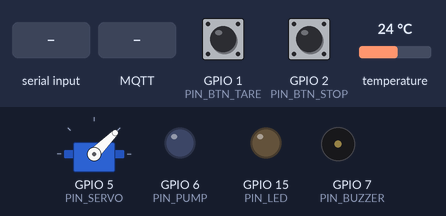
A sketch run on a simulated ESP32-S3. Shown: servo, output pins drawn as LEDs (lit = HIGH), buzzer (waves = sounding, pin HIGH). The test bench sets the inputs (shaded band); at power-on: GPIO 2 (PIN_BTN_STOP) HIGH, GPIO 1 (PIN_BTN_TARE) HIGH, temperature 24 °C. WiFi joins after 1.5 s; servers stay silent unless stated; random numbers use the default seed unless the sketch sets one; no MQTT or app messages arrive unless stated; what the sketch prints to the serial monitor is not drawn.

Above: at 2.7 s.
2.8 s: "START\n" received over Serial
At 3.99 s:
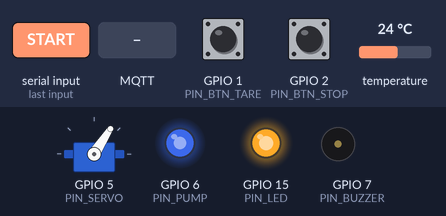
6.3 s: GPIO 2 (PIN_BTN_STOP) pulled LOW for 0.15 s
At 7.4 s:
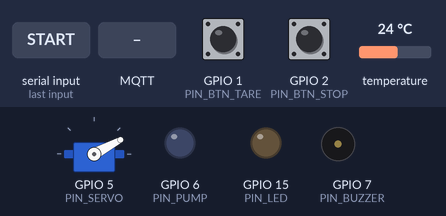
7.9 s: "START\n" received over Serial
At 11.57 s:
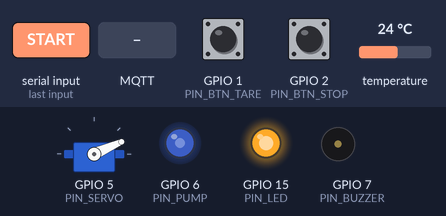
12.0 s: "TARE\n" received over Serial
16.1 s: MQTT message "START_BREW" arrives on the first subscribed topic
19.6 s: "STOP\n" received over Serial
At 20.0 s:
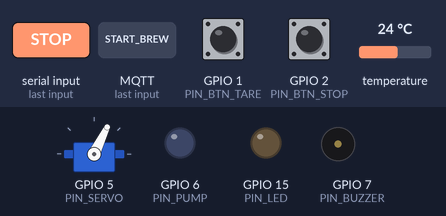
Timing chart, 0 to 22.1 s (numbered marks = the images above; inputs shaded):
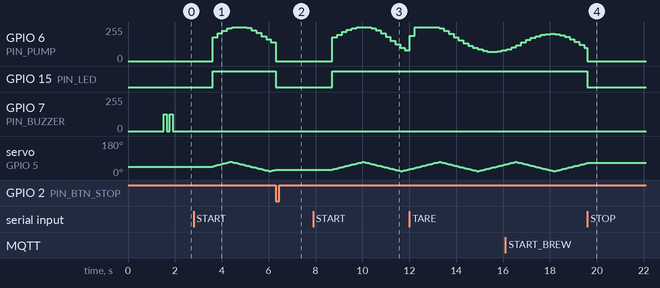

Measured:
- after the input at 2.8 s, GPIO 6 (PIN_PUMP): rises from 0/255 to 255/255 in 0.84 s, then falls to 142/255 in 1.7 s; GPIO 15 (PIN_LED): LOW → HIGH after 0.81 s
- after the input at 6.3 s, GPIO 15 (PIN_LED): HIGH → LOW at once
- after the input at 7.9 s, GPIO 6 (PIN_PUMP): rises from 0/255 to 255/255 in 1.2 s, then falls to 79/255 in 1.9 s; GPIO 15 (PIN_LED): LOW → HIGH after 0.81 s
- after the input at 19.6 s, GPIO 15 (PIN_LED): HIGH → LOW at once
- by itself, GPIO 7 (PIN_BUZZER): alternates 127/255 for 0.13 s and 0/255 for 0.13 s, 4 changes in all, then stays 0/255

The sketch:

sketch.ino
```cpp
// =====================================================================
// FILE TỰ ĐỘNG SINH bởi tools/make_wokwi_sketch.py - KHÔNG SỬA TAY.
// Nguồn: include/config.h + src/main.cpp
// =====================================================================
#define SIMULATION_MODE 1  // Wokwi: mô phỏng khối lượng nước theo duty bơm

// ---------------- include/config.h ----------------
// ===================== Cấu hình hệ thống =====================

// ---- Wi-Fi (Wokwi dùng mạng "Wokwi-GUEST"; đổi sang Wi-Fi thật khi ráp mạch) ----
#define WIFI_SSID "Wokwi-GUEST"
#define WIFI_PASS ""

// ---- MQTT ----
#define MQTT_HOST "broker.hivemq.com"
#define MQTT_PORT 1883
#define TOPIC_TELEMETRY "phy3640/quang/coffee/telemetry"
#define TOPIC_COMMAND   "phy3640/quang/coffee/command"
#define TOPIC_STATUS    "phy3640/quang/coffee/status"
#define TELEMETRY_PERIOD_MS 250

// ---- Chân GPIO (ESP32-S3) ----
#define PIN_HX711_DT   16
#define PIN_HX711_SCK  17
#define PIN_DS18B20     4
#define PIN_PUMP        6   // PWM -> MOSFET -> bơm
#define PIN_SERVO       5   // PWM -> Servo đảo vòi
#define PIN_BUZZER      7   // Còi Buzzer báo hiệu (phát tone PWM 2 kHz)
#define PIN_LED        15   // LED chỉ báo trạng thái
#define PIN_BTN_TARE    1   // nút Tare (nối GND, INPUT_PULLUP)
#define PIN_BTN_STOP    2   // nút dừng khẩn cấp (nối GND, INPUT_PULLUP)

// ---- Loadcell ----
// Wokwi: ~420.0983. Với loadcell thật: hiệu chuẩn bằng vật chuẩn (xem README mục Hiệu chuẩn).
#define HX711_CAL_FACTOR 420.0983f
#define EMA_ALPHA        0.30f   // bộ lọc Exponential Moving Average
#define FLOW_WINDOW      6       // số mẫu (mỗi 200ms) để tính đạo hàm lưu lượng
#define FLOW_SAMPLE_MS   200

// ---- Chế độ mô phỏng ----
// 1 = khối lượng nước được mô phỏng theo duty bơm (dùng cho Wokwi / demo, không cần kéo thanh trượt HX711)
// 0 = đọc loadcell thật qua HX711
#ifndef SIMULATION_MODE
#define SIMULATION_MODE 0
#endif
#define SIM_MAX_FLOW_GPS   5.0f   // lưu lượng bơm mô phỏng khi duty = 255
#define SIM_DEAD_DUTY      40     // dưới mức duty này bơm chưa đẩy được nước
#define SIM_PUMP_TAU_S     0.4f   // hằng số thời gian quán tính của bơm + ống
#define SIM_NOISE_G        0.3f   // nhiễu do giọt nước rơi (±g)

// ---- Điều khiển bơm ----
#define TARGET_FLOW_GPS  2.5f    // tốc độ rót mong muốn (g/s)
#define FLOW_KI          12.0f   // hệ số bộ điều khiển dạng gia số: duty += K * sai số (duty / (g/s) mỗi chu kỳ 200 ms)
#define PUMP_DUTY_START  150
#define PUMP_DUTY_MIN    70
#define PUMP_DUTY_MAX    255
#define SLOWDOWN_ZONE_G  15.0f   // còn lại < 15g thì giảm tốc
#define STOP_OFFSET_G    1.0f    // dừng sớm để bù lượng nước còn trong ống
#define NO_FLOW_TIMEOUT_MS 15000 // bơm chạy 15s mà khối lượng không tăng -> lỗi (hết nước/không có cốc)
#define DRAWDOWN_TIMEOUT_MS 120000
#define DRAWDOWN_STABLE_MS  3000
#define DRAWDOWN_FLOW_GPS   0.15f

// ---- Servo đảo vòi ----
#define SERVO_MIN_DEG 20
#define SERVO_MAX_DEG 70
#define SERVO_STEP_MS 60

// ---- Nhiệt độ nước ----
#define TEMP_MIN_C 88.0f
#define TEMP_MAX_C 94.0f

// ---------------- src/main.cpp ----------------
/*
 * PHY3640 - IoT Gravimetric Coffee Brewer (ESP32-S3)
 * ESP32-S3 + HX711 loadcell + DS18B20 + bơm PWM + servo + buzzer, giao tiếp MQTT.
 *
 * Điều khiển vòng kín theo khối lượng:
 *   IDLE -> TARING -> BLOOM_POUR -> BLOOM_REST -> POURING -> DRAWDOWN -> DONE
 *   (ERROR khi không có dòng chảy / quá khối lượng; ABORT bằng lệnh STOP hoặc nút dừng)
 */
#include <Arduino.h>
#include <WiFi.h>
#include <PubSubClient.h>
#include <ArduinoJson.h>
#include <HX711.h>
#include <OneWire.h>
#include <DallasTemperature.h>
#include <ESP32Servo.h>

// ===================== Trạng thái =====================
enum State { ST_IDLE, ST_TARING, ST_BLOOM_POUR, ST_BLOOM_REST, ST_POURING, ST_DRAWDOWN, ST_DONE, ST_ERROR };
static const char* STATE_NAMES[] = {"IDLE", "TARING", "BLOOM_POUR", "BLOOM_REST", "POURING", "DRAWDOWN", "DONE", "ERROR"};

struct Recipe {
  String name = "Classic_PourOver";
  float doseG = 15.0f;
  float ratio = 15.0f;
  float bloomG = 30.0f;
  uint32_t bloomS = 35;
  float targetG() const { return doseG * ratio; }
} recipe;

// ===================== Đối tượng phần cứng =====================
WiFiClient wifiClient;
PubSubClient mqtt(wifiClient);
HX711 scale;
OneWire oneWire(PIN_DS18B20);
DallasTemperature ds18(&oneWire);
Servo nozzleServo;
ESP32PWM pumpPwm;
ESP32PWM buzzerPwm;

// ===================== Biến toàn cục =====================
State state = ST_IDLE;
String lastMessage = "Ready";

float weightG = 0, weightEma = 0, flowGps = 0;
float waterTempC = NAN;
int pumpDuty = 0;
int servoAngle = (SERVO_MIN_DEG + SERVO_MAX_DEG) / 2;
int servoDir = 1;

uint32_t brewStartMs = 0, stateStartMs = 0;
uint32_t lastProgressMs = 0;
float lastProgressG = 0;
uint32_t stableSinceMs = 0;

// Bộ đệm vòng để tính lưu lượng = (m(t) - m(t-Δt)) / Δt
float histW[FLOW_WINDOW];
uint32_t histT[FLOW_WINDOW];
uint8_t histCount = 0, histHead = 0;

// Buzzer không chặn
int beepToggles = 0;
uint32_t lastBeepMs = 0;

#if SIMULATION_MODE
// Mô hình vật lý đơn giản của bơm: lưu lượng bám theo duty với quán tính bậc nhất
float simMassG = 0, simFlowGps = 0;
uint32_t simLastMs = 0;
#endif

// ===================== Tiện ích =====================
void beep(int n) { beepToggles = n * 2; }

void buzzer(bool on) {
  // Phát tone 2 kHz (50% duty) để kêu được cả với buzzer thụ động và buzzer Wokwi
  buzzerPwm.write(on ? 512 : 0);
}

void updateBeep() {
  if (beepToggles > 0 && millis() - lastBeepMs >= 120) {
    lastBeepMs = millis();
    buzzer(beepToggles % 2 == 0);
    beepToggles--;
    if (beepToggles == 0) buzzer(false);
  }
}

void setPump(int duty) {
  pumpDuty = constrain(duty, 0, PUMP_DUTY_MAX);
  pumpPwm.write(pumpDuty);
  digitalWrite(PIN_LED, pumpDuty > 0 ? HIGH : LOW);
}

void setState(State s, const char* msg = nullptr) {
  state = s;
  stateStartMs = millis();
  lastProgressMs = millis();
  lastProgressG = weightG;
  if (msg) lastMessage = msg;
  Serial.printf("[STATE] %s - %s\n", STATE_NAMES[s], lastMessage.c_str());
}

void resetFlowHistory() {
  histCount = 0;
  histHead = 0;
  flowGps = 0;
}

void abortBrew(const char* msg) {
  setPump(0);
  setState(ST_IDLE, msg);
}

// ===================== Cảm biến =====================
void tareScale() {
#if SIMULATION_MODE
  simMassG = 0;
#else
  scale.tare(10);
#endif
  weightEma = 0;
  weightG = 0;
}

#if SIMULATION_MODE
void updateSimPlant() {
  uint32_t now = millis();
  float dt = (now - simLastMs) / 1000.0f;
  simLastMs = now;
  if (dt <= 0 || dt > 0.5f) return;
  float target = pumpDuty > SIM_DEAD_DUTY
                     ? (pumpDuty - SIM_DEAD_DUTY) * SIM_MAX_FLOW_GPS / (255 - SIM_DEAD_DUTY)
                     : 0.0f;
  simFlowGps += (target - simFlowGps) * dt / SIM_PUMP_TAU_S;
  simMassG += simFlowGps * dt;
}
#endif

void readWeight() {
#if SIMULATION_MODE
  static uint32_t lastRead = 0;
  updateSimPlant();
  if (millis() - lastRead < 100) return;  // giống tốc độ 10 SPS của HX711
  lastRead = millis();
  float raw = simMassG + SIM_NOISE_G * (random(-100, 101) / 100.0f);
#else
  if (!scale.is_ready()) return;
  float raw = scale.get_units(1);
#endif
  weightEma = EMA_ALPHA * raw + (1.0f - EMA_ALPHA) * weightEma;
  weightG = weightEma;
}

void updateFlow() {
  static uint32_t lastSample = 0;
  if (millis() - lastSample < FLOW_SAMPLE_MS) return;
  lastSample = millis();

  histW[histHead] = weightG;
  histT[histHead] = lastSample;
  histHead = (histHead + 1) % FLOW_WINDOW;
  if (histCount < FLOW_WINDOW) histCount++;
  if (histCount < 2) { flowGps = 0; return; }

  uint8_t oldest = (histCount < FLOW_WINDOW) ? 0 : histHead;
  uint8_t newest = (histHead + FLOW_WINDOW - 1) % FLOW_WINDOW;
  float dt = (histT[newest] - histT[oldest]) / 1000.0f;
  if (dt > 0) flowGps = (histW[newest] - histW[oldest]) / dt;
}

void updateTemperature() {
  static uint32_t lastReq = 0;
  static bool waiting = false;
  if (!waiting && millis() - lastReq > 1000) {
    ds18.requestTemperatures();
    lastReq = millis();
    waiting = true;
  } else if (waiting && millis() - lastReq > 800) {
    float t = ds18.getTempCByIndex(0);
    if (t != DEVICE_DISCONNECTED_C) waterTempC = t;
    waiting = false;
  }
}

// ===================== Điều khiển bơm (dạng gia số / velocity-form, tương đương khâu I) =====================
void controlPump(float remainingG) {
  static uint32_t lastCtl = 0;
  if (millis() - lastCtl < FLOW_SAMPLE_MS) return;
  lastCtl = millis();

  float desired = TARGET_FLOW_GPS;
  if (remainingG < SLOWDOWN_ZONE_G) desired = max(0.8f, TARGET_FLOW_GPS * remainingG / SLOWDOWN_ZONE_G);
  float err = desired - flowGps;
  setPump((int)constrain(pumpDuty + FLOW_KI * err, PUMP_DUTY_MIN, PUMP_DUTY_MAX));
}

// Kiểm tra bơm chạy mà khối lượng không tăng (hết nước / lệch cốc)
bool checkNoFlow() {
  if (weightG - lastProgressG > 0.5f) {
    lastProgressG = weightG;
    lastProgressMs = millis();
  }
  return millis() - lastProgressMs > NO_FLOW_TIMEOUT_MS;
}

// ===================== Servo quét vòi =====================
void sweepServo(bool active) {
  static uint32_t last = 0;
  if (!active || millis() - last < SERVO_STEP_MS) return;
  last = millis();
  servoAngle += servoDir * 2;
  if (servoAngle >= SERVO_MAX_DEG) { servoAngle = SERVO_MAX_DEG; servoDir = -1; }
  if (servoAngle <= SERVO_MIN_DEG) { servoAngle = SERVO_MIN_DEG; servoDir = 1; }
  nozzleServo.write(servoAngle);
}

// ===================== State machine =====================
void startBrew() {
  if (state != ST_IDLE && state != ST_DONE && state != ST_ERROR) {
    lastMessage = "Dang pha, bo qua lenh START";
    return;
  }
  setPump(0);
  tareScale();
  resetFlowHistory();
  brewStartMs = millis();
  setState(ST_TARING, "Auto-tare");
}

void runStateMachine() {
  const float target = recipe.targetG();
  switch (state) {
    case ST_IDLE:
    case ST_DONE:
    case ST_ERROR:
      setPump(0);
      break;

    case ST_TARING:
      if (millis() - stateStartMs > 800) {
        resetFlowHistory();
        setPump(PUMP_DUTY_START);
        setState(ST_BLOOM_POUR, "Stage 1: Bloom - bom nuoc u");
      }
      break;

    case ST_BLOOM_POUR:
      controlPump(recipe.bloomG - weightG);
      if (checkNoFlow()) { setPump(0); setState(ST_ERROR, "Loi: khong co dong chay"); beep(5); break; }
      if (weightG >= recipe.bloomG - STOP_OFFSET_G) {
        setPump(0);
        setState(ST_BLOOM_REST, "Stage 1: Bloom - nghi thoat CO2");
      }
      break;

    case ST_BLOOM_REST:
      if (millis() - stateStartMs >= recipe.bloomS * 1000UL) {
        beep(1);
        setPump(PUMP_DUTY_START);
        setState(ST_POURING, "Stage 2: Active extraction");
      }
      break;

    case ST_POURING:
      controlPump(target - weightG);
      if (checkNoFlow()) { setPump(0); setState(ST_ERROR, "Loi: khong co dong chay"); beep(5); break; }
      if (weightG > target + 20.0f) { setPump(0); setState(ST_ERROR, "Loi: qua khoi luong muc tieu"); beep(5); break; }
      if (weightG >= target - STOP_OFFSET_G) {
        setPump(0);
        stableSinceMs = 0;
        setState(ST_DRAWDOWN, "Stage 3: Drawdown");
      }
      break;

    case ST_DRAWDOWN:
      if (fabsf(flowGps) < DRAWDOWN_FLOW_GPS) {
        if (stableSinceMs == 0) stableSinceMs = millis();
      } else {
        stableSinceMs = 0;
      }
      if ((stableSinceMs && millis() - stableSinceMs > DRAWDOWN_STABLE_MS) ||
          millis() - stateStartMs > DRAWDOWN_TIMEOUT_MS) {
        beep(3);
        setState(ST_DONE, "Hoan tat! Ly ca phe da san sang");
      }
      break;
  }
  sweepServo(state == ST_BLOOM_POUR || state == ST_POURING);
}

// ===================== MQTT =====================
void onMqtt(char* topic, byte* payload, unsigned int len) {
  JsonDocument doc;
  if (deserializeJson(doc, payload, len)) { Serial.println("[MQTT] JSON loi"); return; }
  String action = doc["action"] | "";
  Serial.printf("[MQTT] action=%s\n", action.c_str());

  if (action == "START_BREW") {
    recipe.name   = doc["recipe_name"] | "Custom";
    recipe.doseG  = doc["coffee_dose_g"] | 15.0f;
    recipe.ratio  = doc["ratio"] | 15.0f;
    recipe.bloomG = doc["bloom_water_g"] | (recipe.doseG * 2.0f);
    recipe.bloomS = doc["bloom_time_s"] | 35;
    if (recipe.doseG <= 0 || recipe.ratio <= 0 || recipe.bloomG >= recipe.targetG()) {
      lastMessage = "Cong thuc khong hop le";
      return;
    }
    startBrew();
  } else if (action == "STOP") {
    abortBrew("Da dung boi nguoi dung");
  } else if (action == "TARE") {
    if (state == ST_IDLE || state == ST_DONE || state == ST_ERROR) {
      tareScale();
      lastMessage = "Tare";
    }
  }
}

void beginWifi() {
  if (strcmp(WIFI_SSID, "Wokwi-GUEST") == 0) {
    // Kênh 6 là kênh AP ảo của Wokwi -> bỏ qua quét 13 kênh, kết nối tức thì
    WiFi.begin(WIFI_SSID, WIFI_PASS, 6);
  } else {
    WiFi.begin(WIFI_SSID, WIFI_PASS);
  }
}

void ensureWifi() {
  static bool wasConnected = false;
  if (WiFi.status() == WL_CONNECTED) {
    if (!wasConnected) {
      wasConnected = true;
      Serial.printf("\n[WiFi] Da ket noi! IP: %s\n", WiFi.localIP().toString().c_str());
    }
    return;
  }
  wasConnected = false;
  static uint32_t lastTry = 0;
  if (millis() - lastTry < 15000) return;
  lastTry = millis();
  Serial.printf("[WiFi] Dang ket noi lai %s...\n", WIFI_SSID);
  beginWifi();
}

void ensureMqtt() {
  if (WiFi.status() != WL_CONNECTED || mqtt.connected()) return;
  static uint32_t lastTry = 0;
  if (millis() - lastTry < 3000) return;
  lastTry = millis();
  String cid = "phy3640-coffee-" + String((uint32_t)ESP.getEfuseMac(), HEX) + "-" + String(random(1000, 9999));
  Serial.printf("[MQTT] Dang ket noi %s:%d ...\n", MQTT_HOST, MQTT_PORT);
  if (mqtt.connect(cid.c_str(), nullptr, nullptr, TOPIC_STATUS, 0, true, "offline")) {
    mqtt.subscribe(TOPIC_COMMAND);
    mqtt.publish(TOPIC_STATUS, "online", true);
    Serial.println("[MQTT] Da ket noi broker thanh cong! San sang nhan lenh tu Node-RED.");
  } else {
    Serial.printf("[MQTT] Ket noi that bai (rc=%d), thu lai sau 3s\n", mqtt.state());
  }
}

void publishTelemetry() {
  static uint32_t last = 0;
  if (millis() - last < TELEMETRY_PERIOD_MS) return;
  last = millis();

  bool running = state != ST_IDLE && state != ST_DONE && state != ST_ERROR;
  static uint32_t lastSerialLog = 0;
  if (running && millis() - lastSerialLog >= 1000) {
    lastSerialLog = millis();
    Serial.printf("[BREW] %s | %.1f / %.0f g | flow=%.2f g/s | temp=%.1f C | duty=%d\n",
                  STATE_NAMES[state], weightG, recipe.targetG(), max(flowGps, 0.0f), waterTempC, pumpDuty);
  }

  if (!mqtt.connected()) return;

  JsonDocument doc;
  doc["state"] = STATE_NAMES[state];
  doc["recipe"] = recipe.name;
  doc["weight_g"] = roundf(weightG * 10) / 10;
  doc["target_g"] = recipe.targetG();
  doc["flow_rate_gps"] = roundf(max(flowGps, 0.0f) * 10) / 10;
  if (!isnan(waterTempC)) {
    doc["water_temp_c"] = roundf(waterTempC * 10) / 10;
    doc["temp_ok"] = waterTempC >= TEMP_MIN_C && waterTempC <= TEMP_MAX_C;
  }
  doc["elapsed_s"] = running ? (millis() - brewStartMs) / 1000 : 0;
  doc["servo_angle"] = servoAngle;
  doc["pump_duty"] = pumpDuty;
  doc["message"] = lastMessage;

  char buf[320];
  size_t n = serializeJson(doc, buf, sizeof(buf));
  mqtt.publish(TOPIC_TELEMETRY, (const uint8_t*)buf, n, false);
}

// ===================== Nút nhấn & Serial =====================
void handleButtons() {
  static uint32_t lastTare = 0, lastStop = 0;
  if (digitalRead(PIN_BTN_STOP) == LOW && millis() - lastStop > 300) {
    lastStop = millis();
    abortBrew("Dung khan cap (nut nhan)");
  }
  if (digitalRead(PIN_BTN_TARE) == LOW && millis() - lastTare > 300) {
    lastTare = millis();
    if (state == ST_IDLE || state == ST_DONE || state == ST_ERROR) {
      tareScale();
      lastMessage = "Tare";
      Serial.println("[BTN] Tare -> 0.0 g");
    }
  }
}

void handleSerial() {
  if (!Serial.available()) return;
  String cmd = Serial.readStringUntil('\n');
  cmd.trim();
  cmd.toUpperCase();
  if (cmd == "START") {
    startBrew();
  } else if (cmd == "STOP") {
    abortBrew("Da dung qua Serial");
  } else if (cmd == "TARE") {
    tareScale();
    Serial.println("[SERIAL] Tare -> 0.0 g");
  }
}

// ===================== setup / loop =====================
void setup() {
  Serial.begin(115200);
  pinMode(PIN_LED, OUTPUT);
  pinMode(PIN_BTN_TARE, INPUT_PULLUP);
  pinMode(PIN_BTN_STOP, INPUT_PULLUP);

  // Servo 50 Hz, bơm 1 kHz, buzzer 2 kHz -> cần 3 timer LEDC riêng
  ESP32PWM::allocateTimer(0);
  ESP32PWM::allocateTimer(1);
  ESP32PWM::allocateTimer(2);
  nozzleServo.setPeriodHertz(50);
  nozzleServo.attach(PIN_SERVO, 500, 2400);
  nozzleServo.write(servoAngle);
  pumpPwm.attachPin(PIN_PUMP, 1000, 8);
  setPump(0);
  buzzerPwm.attachPin(PIN_BUZZER, 2000, 10);
  buzzer(false);

  scale.begin(PIN_HX711_DT, PIN_HX711_SCK);
  scale.set_scale(HX711_CAL_FACTOR);
  tareScale();
#if SIMULATION_MODE
  simLastMs = millis();
  Serial.println("[SIM] SIMULATION_MODE = 1: khoi luong nuoc duoc mo phong theo duty bom");
#endif

  ds18.begin();
  ds18.setWaitForConversion(false);

  Serial.printf("[WiFi] Dang ket noi %s ", WIFI_SSID);
  WiFi.mode(WIFI_STA);
  beginWifi();
  uint32_t t0 = millis();
  while (WiFi.status() != WL_CONNECTED && millis() - t0 < 6000) {
    delay(100);
    Serial.print(".");
  }

  mqtt.setServer(MQTT_HOST, MQTT_PORT);
  mqtt.setCallback(onMqtt);
  mqtt.setBufferSize(512);

  beep(2);
  Serial.println("\nPHY3640 IoT Gravimetric Coffee Brewer (ESP32-S3) - ready");
  Serial.println("-> Bam START tren Node-RED Dashboard (hoac go START vao Serial Monitor) de pha!");
}

void loop() {
  ensureWifi();
  ensureMqtt();
  mqtt.loop();

  readWeight();
  updateFlow();
  updateTemperature();
  handleButtons();
  handleSerial();
  runStateMachine();
  updateBeep();
  publishTelemetry();
  delay(10);  // nhường CPU cho Wi-Fi/TCP stack & giúp Wokwi mô phỏng đạt ~100% tốc độ
}
```
